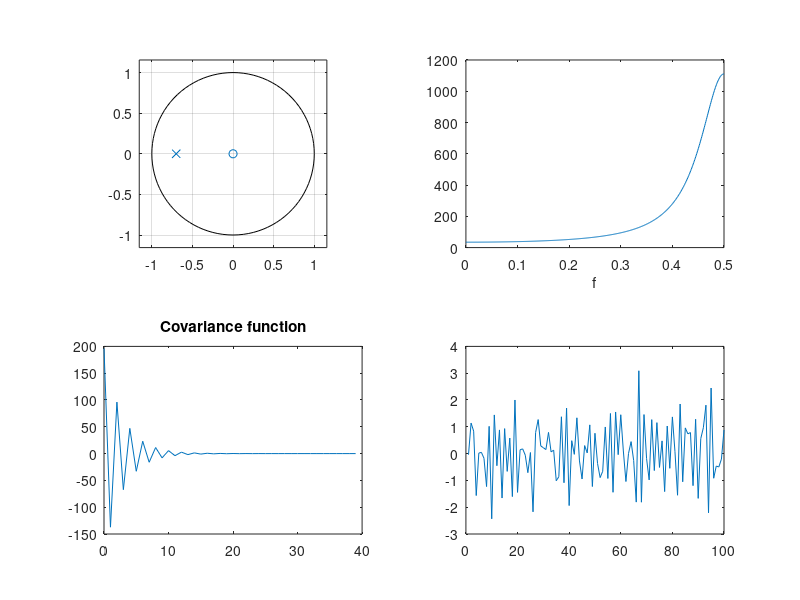

Write the MATLAB code that produced this figure.
close all

C=1; a1 = 0.7;
A=[1 a1]; 

subplot(221);
zplane(C,A);

subplot(222);
sigma = 10;
[H,w]=freqz(sigma*C,A,1024,'whole');
R=abs(H).^2;
plot(w(1:513)/2/pi,R(1:513))
xlabel("f");

subplot(223)
r=ifft(R);
plot([0:39],r(1:40));
title("Covariance function");

% Q2: yes

sigma2=1;

n=150;
e = sqrt(sigma2)*randn(n,1);
x = filter(C, A, e);
xstat=x(51:150);
subplot(224)
plot(xstat)

